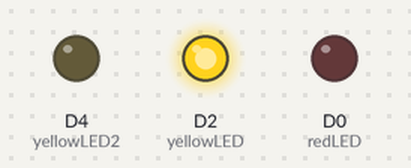
Bench run of a program on a simulated ESP8266 (NodeMCU). On the bench: output pins drawn as LEDs (lit = HIGH). Random numbers use the default seed unless the program sets one.

Above: at 0.2 s.
At 20.6 s:
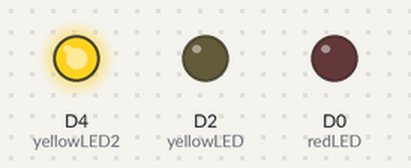
At 39.8 s:
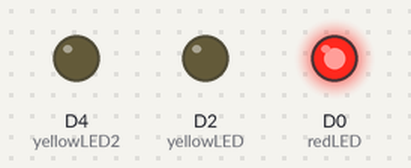
Timing chart, 0 to 40.0 s (numbered marks = the images above):
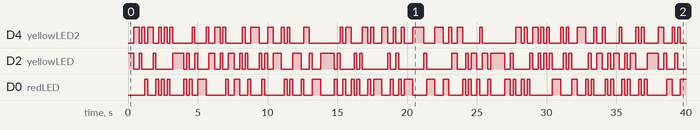

The program:

main.cpp
```cpp
#include <Arduino.h>

// put function declarations here:
int myFunction(int, int);


int redLED = D0;
int yellowLED = D2;
int yellowLED2 = D4;

void setup() {
  // put your setup code here, to run once:
  pinMode(redLED, OUTPUT);
  pinMode(yellowLED, OUTPUT);
  pinMode(yellowLED2, OUTPUT);
}

void loop() {
  // put your main code here, to run repeatedly:
  int led = random(3);
  if (led == 0) {
    digitalWrite(redLED, HIGH);
    delay(200);
    digitalWrite(redLED, LOW);
  } else if (led == 1) {
    digitalWrite(yellowLED, HIGH);
    delay(200);
    digitalWrite(yellowLED, LOW);
  } else if (led == 2) {
    digitalWrite(yellowLED2, HIGH);
    delay(200);
    digitalWrite(yellowLED2, LOW);
  }
}
```

Measured:
- by itself, D4 (yellowLED2): LOW → HIGH at 0.40 s, → LOW 0.40 s later, → HIGH 0.20 s later, → LOW 0.20 s later, … (88 changes in this stretch)
- by itself, D2 (yellowLED): LOW → HIGH at 0.00 s, → LOW 0.40 s later, → HIGH 0.40 s later, → LOW 0.20 s later, … (88 changes in this stretch)
- by itself, D0 (redLED): LOW → HIGH at 1.2 s, → LOW 0.20 s later, → HIGH 0.60 s later, → LOW 0.20 s later, … (91 changes in this stretch)
